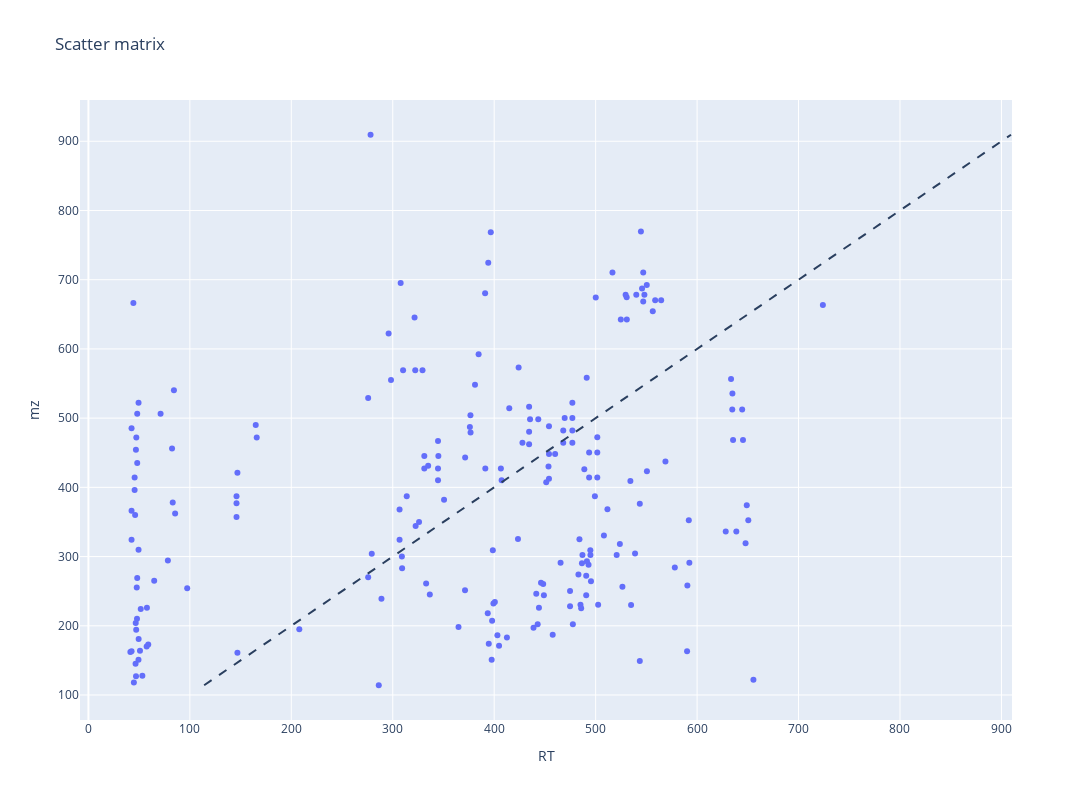

Notebook cell for this chart:
### Code cell
fig_scatter = px.scatter(DF_treat,
                         x="RT",
                         y="mz",
                         title='Scatter matrix',
                         width=1200,
                         height=800)

# This adds a dashed line for what a perfect model _should_ predict
y = DF_treat["mz"].values
fig_scatter.add_shape(
    type="line", line=dict(dash='dash'),
    x0=y.min(), y0=y.min(),
    x1=y.max(), y1=y.max()
)

fig_scatter.show()

### Figure 1 — Plotly figure (JSON) as saved in the notebook; plotly's stock layout.template omitted (floating-point values rounded to 4 significant figures; data arrays with more than 128 entries replaced by an {"elided": "..."} marker saying what was removed)
{"data": [{"hovertemplate": "RT=%{x}<br>mz=%{y}<extra></extra>", "legendgroup": "", "marker": {"color": "#636efa", "symbol": "circle"}, "mode": "markers", "name": "", "orientation": "v", "showlegend": false, "type": "scatter", "x": {"elided": "203 float values"}, "xaxis": "x", "y": {"elided": "203 float values"}, "yaxis": "y"}], "layout": {"height": 800, "legend": {"tracegroupgap": 0}, "shapes": [{"line": {"dash": "dash"}, "type": "line", "x0": 114.1, "x1": 909.4, "y0": 114.1, "y1": 909.4}], "title": {"text": "Scatter matrix"}, "width": 1200, "xaxis": {"anchor": "y", "domain": [0, 1], "title": {"text": "RT"}}, "yaxis": {"anchor": "x", "domain": [0, 1], "title": {"text": "mz"}}}}
